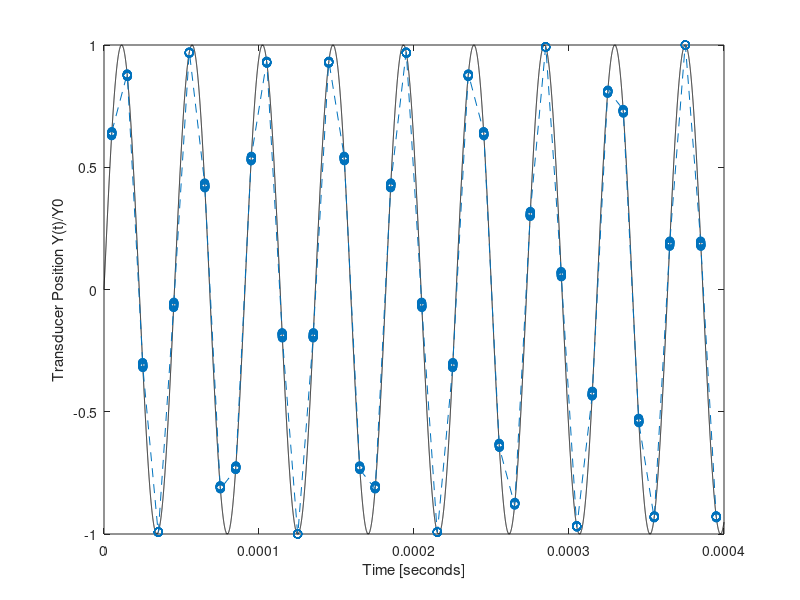
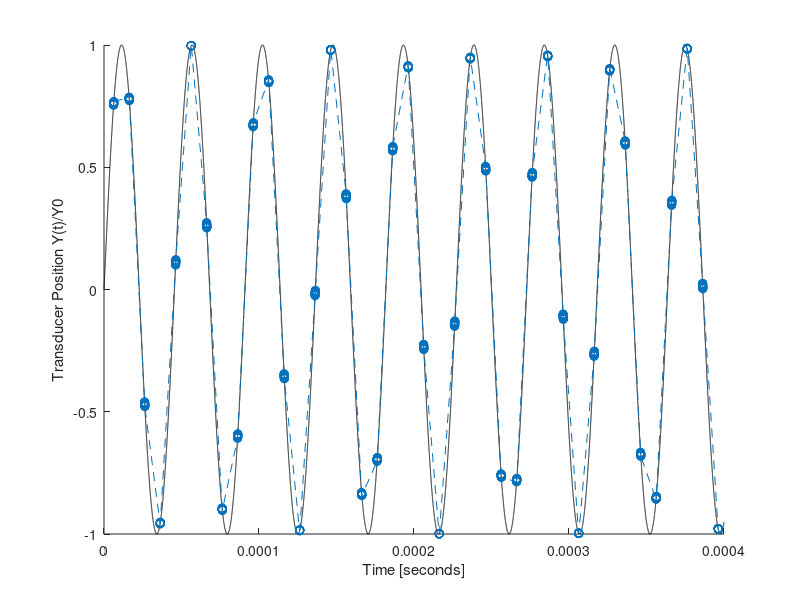
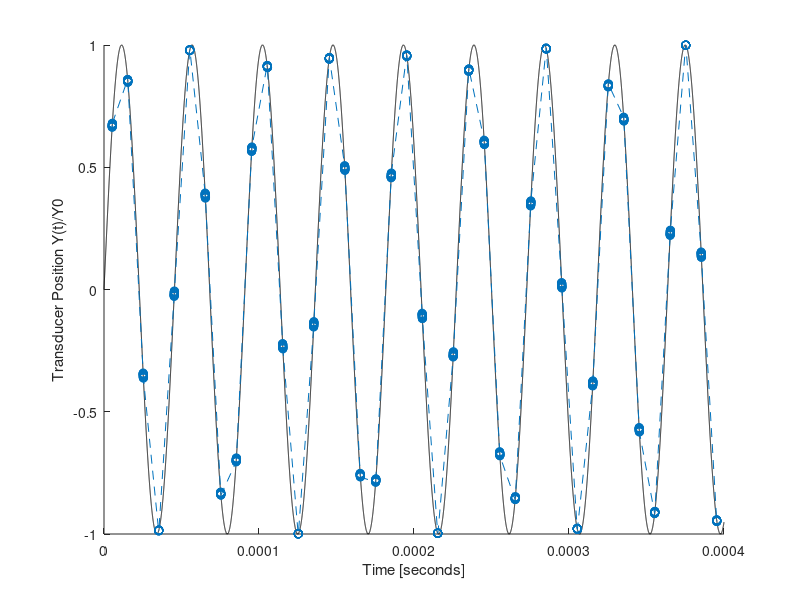
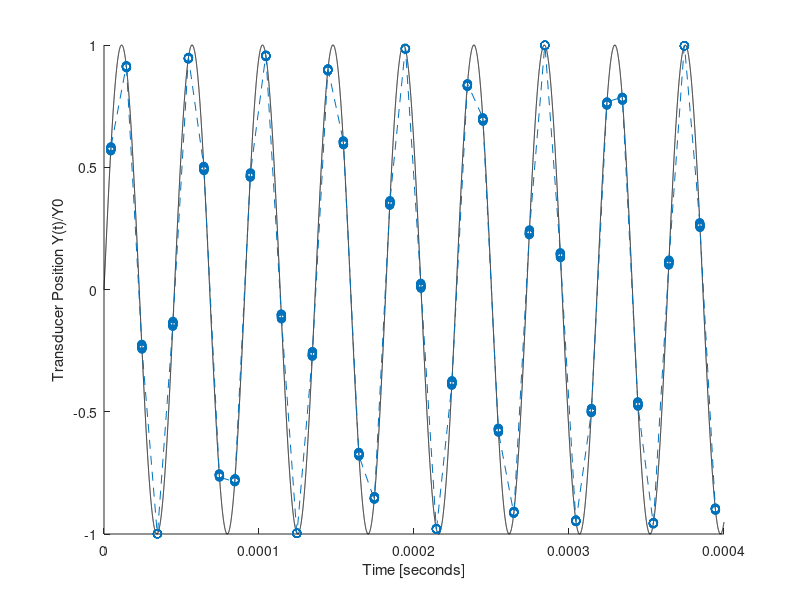

MATLAB code to generate these figures, in order:
clear

xIC=0;
yIC=0;
zIC=0;
tIC=0;

f1=22000; %transducer freq
f2=100000;   %Camerea Freq
dt=10^-8; %Time steps of ten nano seconds
tf=4*10^-4; %Ends at 4/10th milli second

for k=1:10
    n=rand(1);
    j=1;
    for i=1:tf/dt
        t(i)=tIC+(i-1)*dt;
        x(i)=sin(2*pi*f1*t(i));
        y(i)=sin(2*pi*f2*t(i)-pi*n);
        if y(i)>(1-sin(2*pi*f1*dt))
            X(j)=x(i);
            T(j)=t(i);
            j=j+1;
        end
    end
    
    plot(t,x, 'k')
    hold on
    %plot(t,y,:)
    plot(T,X,'o--')
   
    ylabel('Transducer Position Y(t)/Y0')
    xlabel('Time [seconds]')
    
    
    clear t x y X T j i
    pause
    figure
    hold on
    
end
